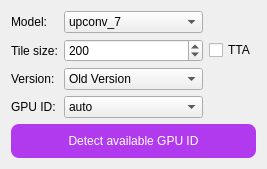
             <widget class="QWidget" name="tab_4">
              <attribute name="title">
               <string notr="true">Waifu2x-ncnn-vulkan</string>
              </attribute>
              <layout class="QGridLayout" name="gridLayout_31">
               <item row="0" column="0">
                <widget class="QLabel" name="label_26">
                 <property name="text">
                  <string>Model:</string>
                 </property>
                </widget>
               </item>
               <item row="1" column="2">
                <widget class="QCheckBox" name="checkBox_TTA_vulkan">
                 <property name="toolTip">
                  <string>TTA(Test-Time Augmentation):
The processing time is eight times longer than when unchecked, 
and the peak signal-to-noise ratio (PSNR) is increased by 0.15, 
but the effect may not be obvious. It is not recommended to enable it.
[TTA] is not available for [OLD Version] of waifu2x-ncnn-vulkan.</string>
                 </property>
                 <property name="text">
                  <string>TTA</string>
                 </property>
                </widget>
               </item>
               <item row="3" column="1">
                <widget class="QComboBox" name="comboBox_version_Waifu2xNCNNVulkan">
                 <property name="currentIndex">
                  <number>2</number>
                 </property>
                 <item>
                  <property name="text">
                   <string>New Version</string>
                  </property>
                 </item>
                 <item>
                  <property name="text">
                   <string>New Version(fp16p)</string>
                  </property>
                 </item>
                 <item>
                  <property name="text">
                   <string>Old Version</string>
                  </property>
                 </item>
                </widget>
               </item>
               <item row="1" column="1">
                <widget class="QSpinBox" name="spinBox_TileSize">
                 <property name="toolTip">
                  <string>Tile size: This value will affacts GPU memory usage.
Larger tile size means waifu2x will use more GPU memory and run faster.
Smaller tile size means waifu2x will use less GPU memory and run slower.</string>
                 </property>
                 <property name="minimum">
                  <number>10</number>
                 </property>
                 <property name="maximum">
                  <number>10000</number>
                 </property>
                 <property name="singleStep">
                  <number>10</number>
                 </property>
                 <property name="value">
                  <number>200</number>
                 </property>
                </widget>
               </item>
               <item row="1" column="0">
                <widget class="QLabel" name="label_9">
                 <property name="maximumSize">
                  <size>
                   <width>16777215</width>
                   <height>16777215</height>
                  </size>
                 </property>
                 <property name="toolTip">
                  <string>Tile size: This value will affacts GPU memory usage.
Larger tile size means waifu2x will use more GPU memory and run faster.
Smaller tile size means waifu2x will use less GPU memory and run slower.
(Only works when using &quot;waifu2x-ncnn-vulkan&quot; engine.)</string>
                 </property>
                 <property name="text">
                  <string>Tile size:</string>
                 </property>
                </widget>
               </item>
               <item row="3" column="0">
                <widget class="QLabel" name="label_47">
                 <property name="text">
                  <string>Version:</string>
                 </property>
                </widget>
               </item>
               <item row="0" column="1">
                <widget class="QComboBox" name="comboBox_model_vulkan">
                 <property name="toolTip">
                  <string>We recommend you use the default &quot;upconv_7&quot; model.
Only &quot;upconv_7&quot; model supports image style switching.
&quot;cunet&quot; model only supports 2D anime image style, 
and it's much more slower than &quot;upconv_7&quot; model.</string>
                 </property>
                 <item>
                  <property name="text">
                   <string notr="true">upconv_7</string>
                  </property>
                 </item>
                 <item>
                  <property name="text">
                   <string notr="true">cunet</string>
                  </property>
                 </item>
                </widget>
               </item>
               <item row="5" column="0" colspan="3">
                <widget class="QPushButton" name="pushButton_DetectGPU">
                 <property name="enabled">
                  <bool>true</bool>
                 </property>
                 <property name="styleSheet">
                  <string notr="true">QPushButton{
background-color: rgb(178, 58, 238);
color: rgb(255, 255, 255);
border-style:outset;
border-radius:8px;
padding:10px;
}
QPushButton:hover{
background-color: rgb(191, 62, 255);
color: rgb(255, 255, 255);
border-style:outset;
border-radius:8px;
padding:10px;
}
QPushButton:pressed{
background-color: rgb(154, 50, 205);
color: rgb(255, 255, 255);
border-style:outset;
border-radius:8px;
padding:10px;
}
QPushButton:disabled{
background-color: rgb(166, 166, 166);
color: rgb(255, 255, 255);
border-style:outset;
border-radius:8px;
padding:10px;
}</string>
                 </property>
                 <property name="text">
                  <string>Detect available GPU ID</string>
                 </property>
                </widget>
               </item>
               <item row="4" column="0">
                <widget class="QLabel" name="label_10">
                 <property name="toolTip">
                  <string>Select the GPU to use when enabling the &quot;waifu2x-ncnn-vulkan&quot; engine.</string>
                 </property>
                 <property name="text">
                  <string>GPU ID:</string>
                 </property>
                </widget>
               </item>
               <item row="4" column="1">
                <widget class="QComboBox" name="comboBox_GPUID">
                 <property name="enabled">
                  <bool>true</bool>
                 </property>
                 <property name="toolTip">
                  <string>Select the GPU to use when enabling the &quot;waifu2x-ncnn-vulkan&quot; engine.</string>
                 </property>
                 <property name="currentText">
                  <string notr="true">auto</string>
                 </property>
                 <item>
                  <property name="text">
                   <string notr="true">auto</string>
                  </property>
                 </item>
                </widget>
               </item>
              </layout>
             </widget>
